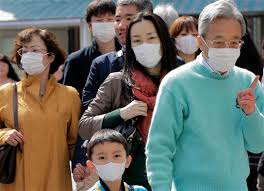
#> input picture image.jpg, 264 x 191 px, given in place of images, which was not available
$ jupyter execute --allow-errors mask_data.ipynb
#> lines starting #> are read from the running program, lines starting #| are printed output that depends on the picture; pictures that were not available may be replaced by others from this repository, and a replacement may not be noted
[cell 1]
import tempfile
import uuid
from PIL import Image
import numpy as np
from matplotlib import pyplot as plt
import cv2
import requests
from io import BytesIO

[cell 2]
url='https://encrypted-tbn0.gstatic.com/images?q=tbn%3AANd9GcTq_P5U_rudEUUk2UfJIeYh1lugZ9-oIhyXGg&usqp=CAU'
rel = requests.get(url)
rel.status_code

[cell 3]
f = open("image.jpg","wb")
f.write(rel.content)
f.close()

[cell 4]
frame = cv2.imread("image.jpg")
#> frame is the input picture: shape (191, 264, 3); mean B, G, R 101.3, 108.7, 105.7

#> (a cell that did not finish here is left out)

[cell 6]
plt.imshow(frame)

[cell 7]
classifier = cv2.CascadeClassifier("haarcascade_frontalface_default.xml")
faces= classifier.detectMultiScale(frame,1.1,1)
#> faces = [[125, 25, 41, 41], [90, 142, 39, 39]]

[cell 8]
pil = Image.open("image.jpg")
arr= np.array(pil)

[cell 9]
len(faces)
#> Out = 2

[cell 10]
for face in faces:
    x,y,h,w = face
    img = Image.fromarray(arr[y:y+h,x:x+w,], 'RGB')
    img = img.resize((40,40))
    plt.figure()
    plt.imshow(arr[y:y+h,x:x+w,])
#> this loop made 2 passes
#> pass 1, `img = Image.fromarray(arr[y:y+h,x:x+w,], 'RGB')`:
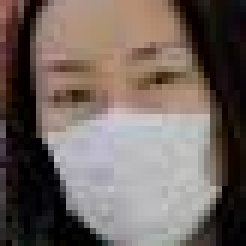
#> img: PIL image 41x41 RGB (shown 6 times larger); mean R, G, B 113, 100.9, 95.4
#> pass 1, `img = img.resize((40,40))`:
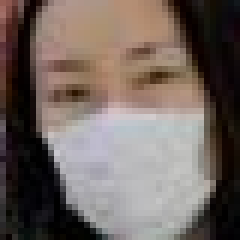
#> img: PIL image 40x40 RGB (shown 6 times larger); mean R, G, B 113, 101, 95.4
#> pass 2, `img = Image.fromarray(arr[y:y+h,x:x+w,], 'RGB')`:
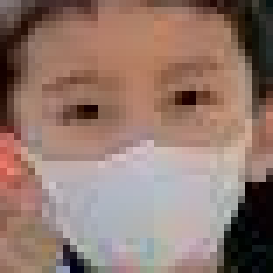
#> img: PIL image 39x39 RGB (shown 7 times larger); mean R, G, B 146.8, 120.7, 110.9
#> pass 2, `img = img.resize((40,40))`:
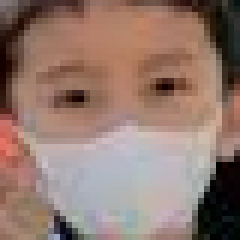
#> img: PIL image 40x40 RGB (shown 6 times larger); mean R, G, B 146.9, 120.8, 110.9

[cell 11]
for face in faces:
    x,y,h,w = face
    img = Image.fromarray(arr[y:y+h,x:x+w,], 'RGB')
    a=str(uuid.uuid4())
    img = img.resize((40,40))
    c=input("save?(y/n)")
    if(c=='y'):
        img = img.save("mask/"+a +".jpg")
#> this loop made 2 passes; the answer given on pass 1: out.png
#> (x, y, h, w, a, c) on passes 1 to 2: (125, 25, 41, 41, '69ddbf16-4e4d-4ad1-9ed0-030a3c2cb34e', 'out.png'), (90, 142, 39, 39, '4cf44d24-8503-4050-85ba-40a108682ba5', 'out.png')
